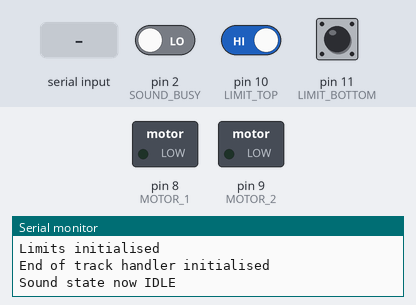
Bench run of a program on a simulated Arduino Pro Mini, built with avr-gcc and run on an emulated ATmega328P. Shown: switched loads named in the program (green lamp = pin HIGH), the last lines printed to the serial monitor. The inputs (shaded band) are chosen by the test bench; at power-on: pin 10 (LIMIT_TOP) HIGH, pin 11 (LIMIT_BOTTOM) HIGH, pin 2 (SOUND_BUSY) LOW.

Above: at 1.2 s.
1.3 s: "90,45\n" received over Serial
At 1.8 s:
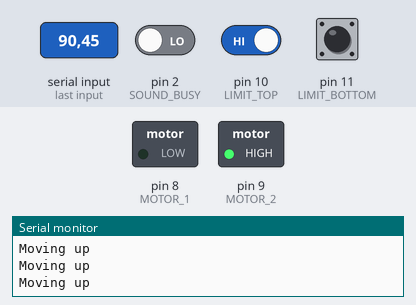
3.0 s: "d90\n" received over the second serial link
At 3.12 s:
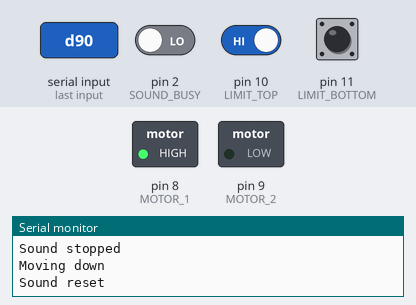
6.2 s: pin 10 (LIMIT_TOP) driven LOW
At 6.8 s:
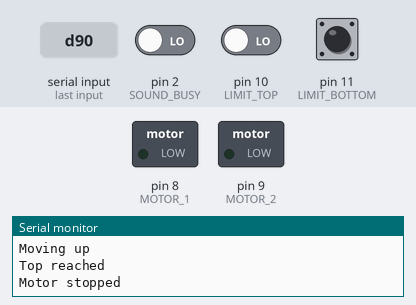
7.7 s: "d" received over Serial
At 8.3 s:
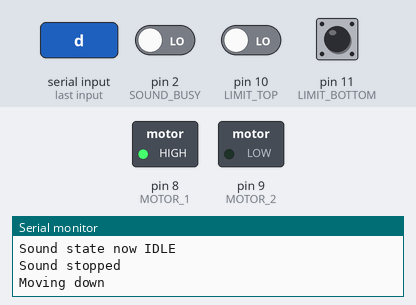
9.2 s: pin 11 (LIMIT_BOTTOM) pulled LOW for 0.15 s
At 10.3 s:
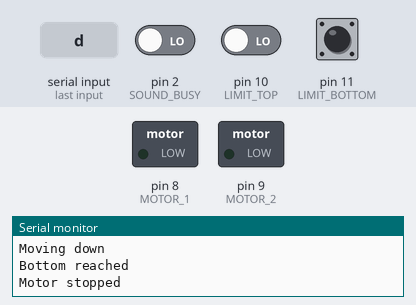
Timing chart, 0 to 11.8 s (numbered marks = the images above; inputs shaded):
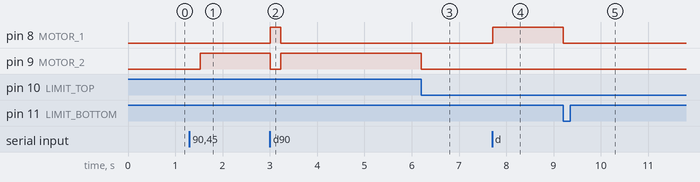

The program:

main.cpp
```cpp
#include <Arduino.h>
#include <SoftwareSerial.h>
#include <avr/power.h>
#include <avr/sleep.h>

// Pins
#define SOUND_BUSY    2
#define SOUND_TX      3
#define SOUND_RX      4
#define COMMAND_RX    6
#define COMMAND_TX    7
#define MOTOR_1       8
#define MOTOR_2       9
#define LIMIT_TOP     10
#define LIMIT_BOTTOM  11
#define MOTOR_ACTIVE  12

#define SOUND_STARTING    1
#define SOUND_PLAYING     2
#define SOUND_PENDING     3
#define SOUND_OFF         4
#define SOUND_IDLE        5

SoftwareSerial soundSerial(SOUND_RX, SOUND_TX);
SoftwareSerial commandSerial(COMMAND_RX, COMMAND_TX);

bool alarmOn = false;
int alarmTrack, alarmVolume;
long trackFinishedTime;
bool movingDown = false;
bool movingUp = false;
int soundState;

/*
States - waiting for ready, playing, waiting for next play.
*/

void soundSetState (int state) {
  soundState = state;

  Serial.print ("Sound state now ");
  switch (soundState) {
    case SOUND_STARTING: Serial.println("STARTING"); break;
    case SOUND_PLAYING: Serial.println("PLAYING"); break;
    case SOUND_PENDING: Serial.println("PENDING"); break;
    case SOUND_OFF: Serial.println("OFF"); break;
    case SOUND_IDLE: Serial.println("IDLE"); break;
  }
}

void soundPowerOn() {
  //digitalWrite (SOUND_PWR, HIGH);
  soundSetState(SOUND_STARTING);
}

void soundPowerDown() {
  //digitalWrite (SOUND_PWR, LOW);
  soundSetState(SOUND_OFF);
}

void sleep() {
  //soundPowerDown();

  /*power_all_disable();
  set_sleep_mode(SLEEP_MODE_PWR_DOWN);
  sleep_mode();*/
  while(1) ;
}

void stopMotor() {
  digitalWrite(MOTOR_1, LOW);
  digitalWrite(MOTOR_2, LOW);
  digitalWrite(MOTOR_ACTIVE, LOW);

  movingDown = false;
  movingUp = false;

  Serial.println("Motor stopped");
}

void startDown() {
  digitalWrite(MOTOR_1, HIGH);
  digitalWrite(MOTOR_2, LOW);
  digitalWrite(MOTOR_ACTIVE, HIGH);

  movingDown = true;
  movingUp = false;

  Serial.println("Moving down");
}

void startUp() {
  digitalWrite(MOTOR_1, LOW);
  digitalWrite(MOTOR_2, HIGH);
  digitalWrite(MOTOR_ACTIVE, HIGH);

  movingDown = false;
  movingUp = true;

  Serial.println("Moving up");
}

void resetSound() {
  byte command[] = {0x7E, 0xFF, 0x06, 0x0B, 0x00, 0x00, 0x00, 0xEF};
  soundSerial.write(command, 8);

  Serial.println("Sound reset");
}

void setVolume() {
  byte command[] = {0x7E, 0xFF, 0x06, 0x06, 0x00, 0x00, 0x00, 0xEF};
  command[5] = (alarmVolume >> 8) & 0xFF;
  command[6] = alarmVolume & 0xFF;
  soundSerial.write(command, 8);

  Serial.print("Volume set to ");
  Serial.println(alarmVolume);
}

void playTrack() {
  resetSound();
  delay(100);
  setVolume();
  delay(100);

  byte command[] = {0x7E, 0xFF, 0x06, 0x03, 0x00, 0x00, 0x00, 0xEF};
  command[5] = (alarmTrack >> 8) & 0xFF;
  command[6] = alarmTrack & 0xFF;
  soundSerial.write(command, 8);

  Serial.print("Playing track ");
  Serial.println(alarmTrack);
}

void stopSound() {
  byte command[] = {0x7E, 0xFF, 0x06, 0x0E, 0x00, 0x00, 0x00, 0xEF};
  soundSerial.write(command, 8);

  Serial.println("Sound stopped");
}

void startAlarm(int track) {
  alarmOn = true;
  alarmTrack = track;
  alarmVolume = 20;

  // If the player is starting up if not it'll start the track when start up is done.
  if (soundState == SOUND_IDLE) {
    playTrack();
    soundSetState(SOUND_PLAYING);
  }

  startUp();
}

void stopAlarmNoDown() {
  alarmOn = false;
  soundSetState(SOUND_IDLE);
  stopSound();
}

void stopAlarm() {
  stopAlarmNoDown();
  startDown();
}

void handleTrackFinished() {
  if (soundState == SOUND_PLAYING) {
    trackFinishedTime = millis();
    soundSetState(SOUND_PENDING);
  }
}

void setup() {
  Serial.begin(115200);
  Serial.println("Starting");

  soundSerial.begin(9600);
  Serial.println("Sound serial started");

  commandSerial.begin(9600);
  Serial.println("Command serial started");

  pinMode(MOTOR_1, OUTPUT);
  pinMode(MOTOR_2, OUTPUT);
  digitalWrite(MOTOR_1, LOW);
  digitalWrite(MOTOR_2, LOW);
  movingDown = false;
  movingUp = false;
  Serial.println("Motor initialised");

  //pinMode(SOUND_PWR, OUTPUT);
  alarmTrack = -1;
  soundPowerOn();
  Serial.println("Sound initialised");

  pinMode(LIMIT_BOTTOM, INPUT_PULLUP);
  pinMode(LIMIT_TOP, INPUT_PULLUP);
  Serial.println("Limits initialised");
}

void loop() {
  if (movingUp) {
    if (digitalRead(LIMIT_TOP) == LOW) {
      Serial.println("Top reached");
      stopMotor();
    }
  }

  if (movingDown) {
    if (digitalRead(LIMIT_BOTTOM) == LOW) {
      Serial.println("Bottom reached");
      stopMotor();
    }
  }

  // Process sound state
  switch (soundState) {
    case SOUND_STARTING:
        // Check for BUSY low until ready, then start playing alarmTrack, if any.
        // Otherwise just set SOUND_IDLE (powered up but nothing to do).

        // if (not ready) break;
        // Or maybe use the interrupt. Might need to pull the input low.

        // From now on BUSY going high indicates that a track has finished playing.
        attachInterrupt(digitalPinToInterrupt(SOUND_BUSY), handleTrackFinished, RISING);
        Serial.println("End of track handler initialised");

        if (alarmTrack != -1) {
          playTrack();
          soundSetState(SOUND_PLAYING);
        } else {
          soundSetState(SOUND_IDLE);
        }

        break;

      case SOUND_PENDING:
        // Track has finished, we're waiting to play it again.
        if (millis() - trackFinishedTime < 2000 || !alarmOn) {
          break;
        }
        alarmVolume += 5;
        if (alarmVolume > 30) {
          alarmVolume = 30;
        }
        playTrack();
        soundSetState(SOUND_PLAYING);
        break;
  }

  // Check for a command from the command serial first, and if not then from normal serial.
  int command, n;
  n = commandSerial.read();
  if (n != -1) {
    command = n;
  } else {
    command = Serial.read();
  }

  if (command >= '1' && command <= '9') {
    startAlarm(command - '0');
  } else if (command == 'u') {
    startUp();
  } else if (command == 'd') {
    stopAlarm();
  } else if (command == 'm') {
    stopAlarmNoDown();
  } else if (command == 's') {
    stopMotor();
  }
}
```

Measured:
- after the input at 1.3 s, pin 9 (MOTOR_2): LOW → HIGH after 0.23 s
- after the input at 3.0 s, pin 8 (MOTOR_1): LOW → HIGH at once, → LOW 0.23 s later; pin 9 (MOTOR_2): HIGH → LOW at once, → HIGH 0.23 s later
- after the input at 6.2 s, pin 9 (MOTOR_2): HIGH → LOW at once
- after the input at 7.7 s, pin 8 (MOTOR_1): LOW → HIGH at once
- after the input at 9.2 s, pin 8 (MOTOR_1): HIGH → LOW at once
